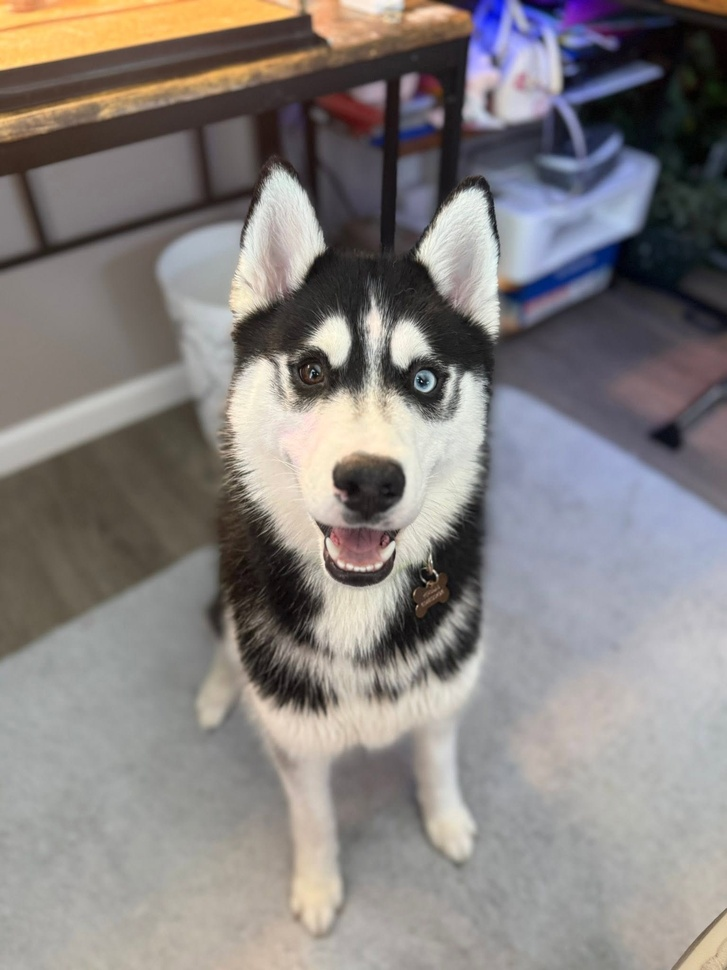
#> input picture Image_Classification/images/apollo.jpg, 727 x 970 px, shrunk from 1536 x 2048 before the run
$ python new_filter.py
#> lines starting #> are read from the running program, lines starting #| are printed output that depends on the picture
#> the answer given: images/apollo.jpg
"""Hologram filter.

Part 2 of the AIE image classification project. Starts from the course's
basic blur filter and turns it into a projected-hologram look: a cyan cast,
horizontal scanlines, a slight red/blue channel offset, a soft glow, and a
little noise, like a figure projected in a dark room.

Usage: run the file, then type an image filename at the prompt. The result
is saved as <name>_hologram.png next to the input. The knobs at the top are
the parameters to adjust.
"""
import os

import numpy as np
from PIL import Image, ImageEnhance, ImageFilter

# Tuning knobs
TINT = (90, 220, 255)      # cyan the image is pushed toward (R, G, B)
TINT_STRENGTH = 0.45       # 0 = original colors, 1 = pure tint
SCANLINE_PERIOD = 4        # every Nth row is darkened
SCANLINE_DARKNESS = 0.55   # 0 = black lines, 1 = invisible
CHANNEL_SHIFT = 3          # pixels of red/blue misalignment
GLOW_RADIUS = 6            # blur radius of the glow layer
GLOW_STRENGTH = 0.35       # how much glow is added back
NOISE = 12                 # amplitude of grain, 0 to disable


def apply_hologram_filter(image_path, output_path):
#> called with image_path = 'images/apollo.jpg', output_path = 'images/apollo_hologram.png'
    try:
        img = Image.open(image_path).convert("RGB")
#> img is the input picture: PIL image 727x970 RGB; mean R, G, B 134.2, 129.3, 127.6
        img = ImageEnhance.Contrast(img).enhance(1.25)
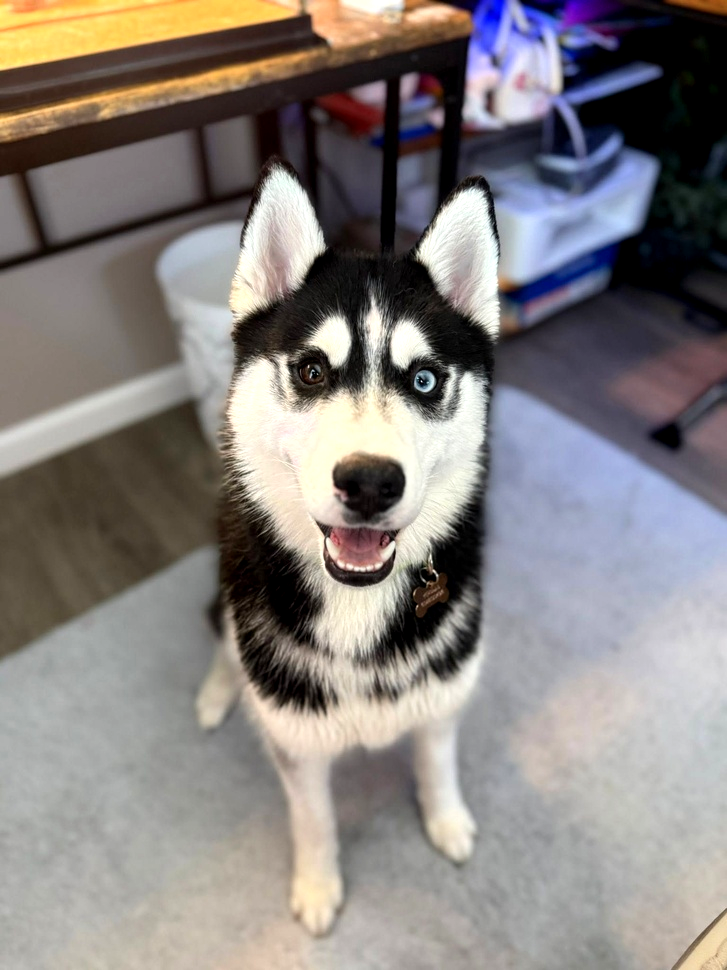
#> img: PIL image 727x970 RGB; mean R, G, B 134.3, 128.9, 126.8

        # 1. Cyan tint: blend each pixel toward the tint color.
        arr = np.asarray(img).astype(np.float32)
        tint = np.array(TINT, dtype=np.float32)
        arr = arr * (1 - TINT_STRENGTH) + tint * (arr.mean(axis=2, keepdims=True) / 255.0) * TINT_STRENGTH

        # 2. Channel offset: shift red left and blue right, like a projector
        #    that is slightly out of register.
        r, g, b = arr[..., 0], arr[..., 1], arr[..., 2]
        r = np.roll(r, -CHANNEL_SHIFT, axis=1)
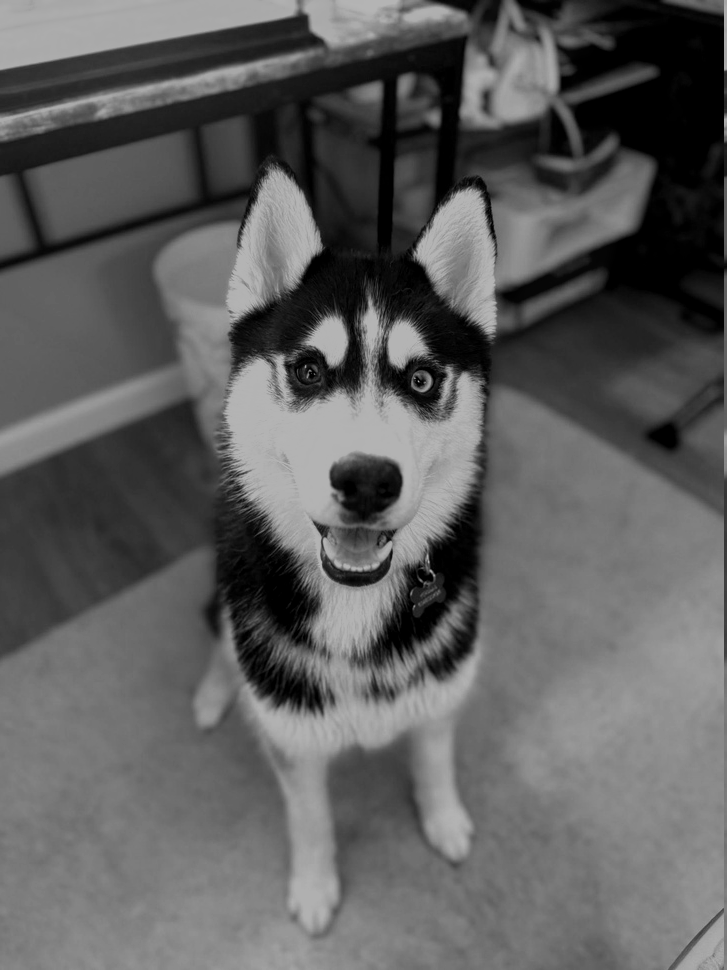
#> r: shape (970, 727) float32; min 0, max 180.8, mean 94.5
        b = np.roll(b, CHANNEL_SHIFT, axis=1)
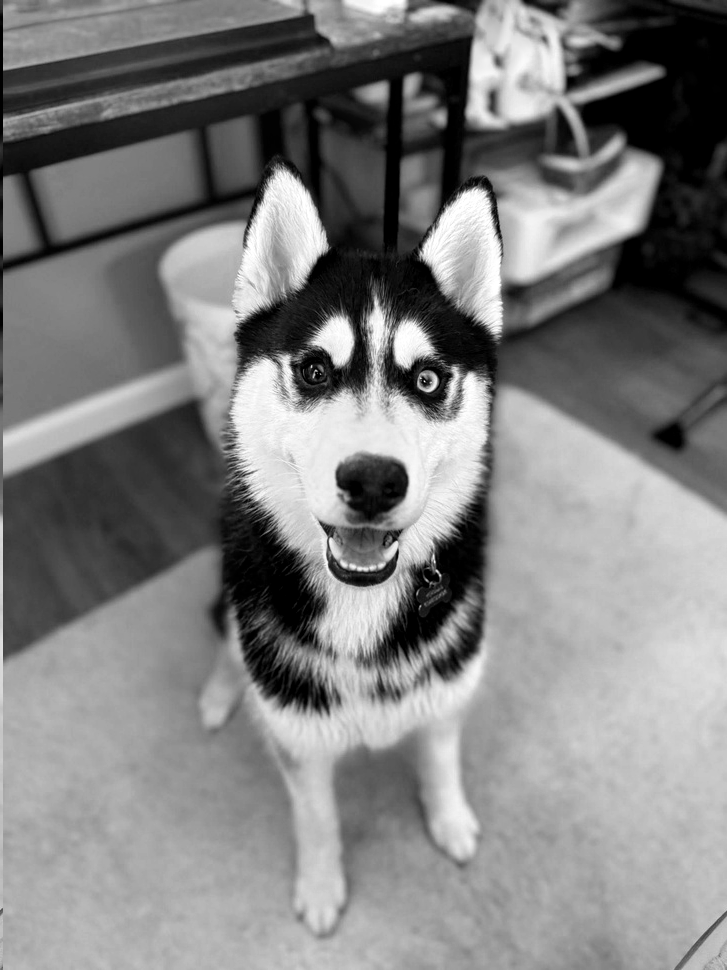
#> b: shape (970, 727) float32; min 0, max 255, mean 128.2
        arr = np.stack([r, g, b], axis=2)

        # 3. Scanlines: darken every Nth row.
        arr[::SCANLINE_PERIOD, :, :] *= SCANLINE_DARKNESS

        # 4. Grain: small random noise so the projection looks alive.
        if NOISE:
            rng = np.random.default_rng(7)
            arr += rng.normal(0, NOISE, arr.shape)
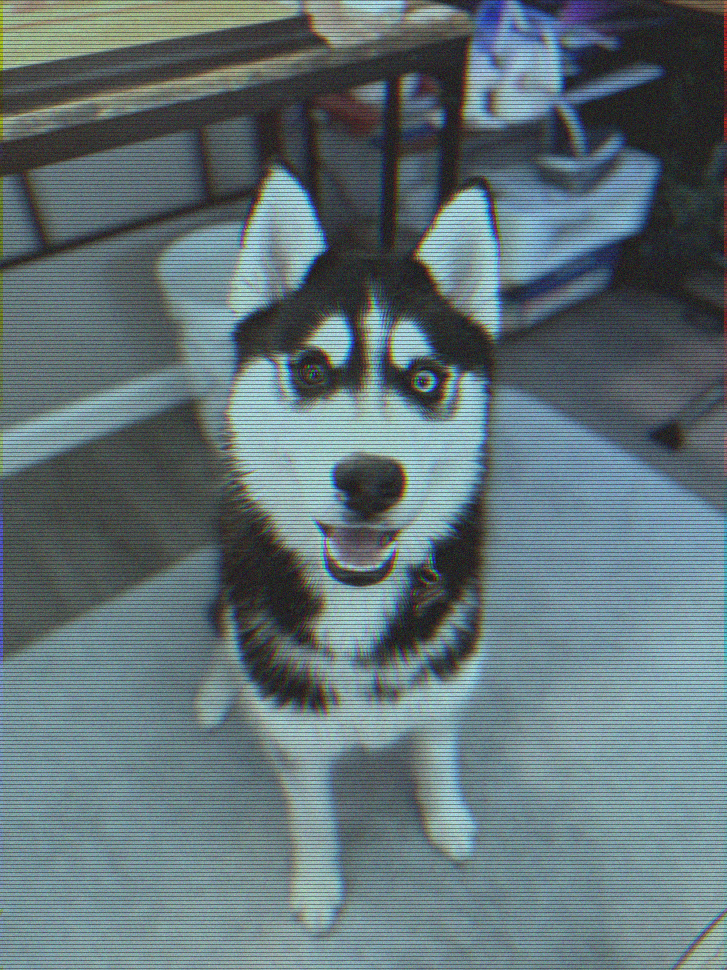
#> arr: shape (970, 727, 3) float32; mean of channels 0, 1, 2 83.8, 107.7, 113.8; drawn with min black and max white

        arr = np.clip(arr, 0, 255).astype(np.uint8)
        holo = Image.fromarray(arr)

        # 5. Glow: blur a copy and screen it back over the image.
        glow = holo.filter(ImageFilter.GaussianBlur(radius=GLOW_RADIUS))
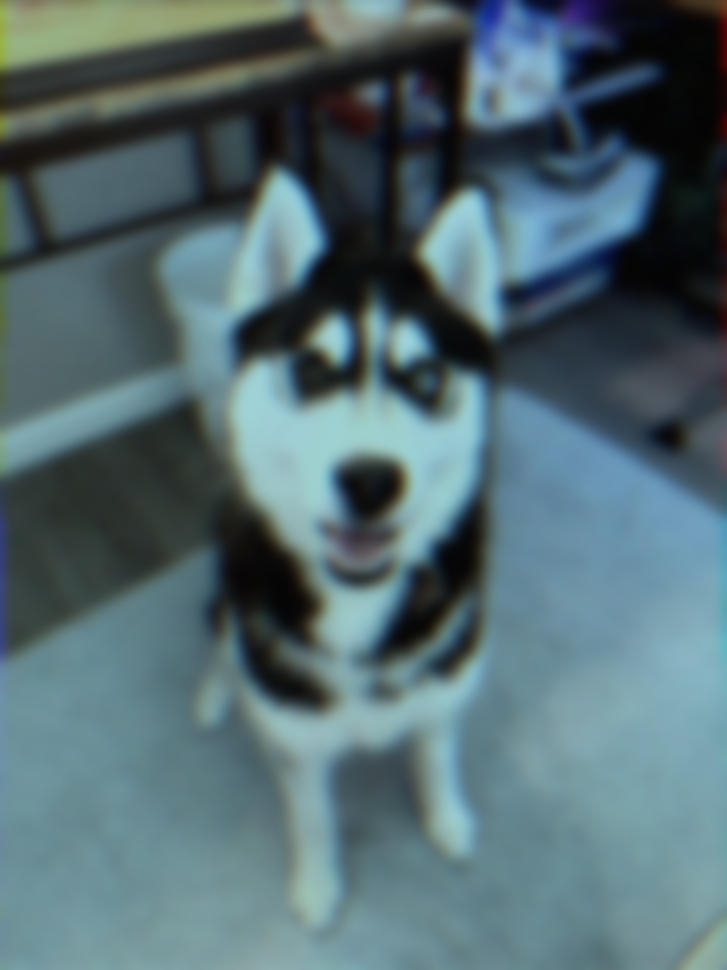
#> glow: PIL image 727x970 RGB; mean R, G, B 83.7, 107.5, 113.5
        holo = Image.blend(holo, Image.fromarray(
            np.clip(np.asarray(holo).astype(np.float32) + np.asarray(glow).astype(np.float32) * GLOW_STRENGTH, 0, 255).astype(np.uint8)
        ), 0.8)
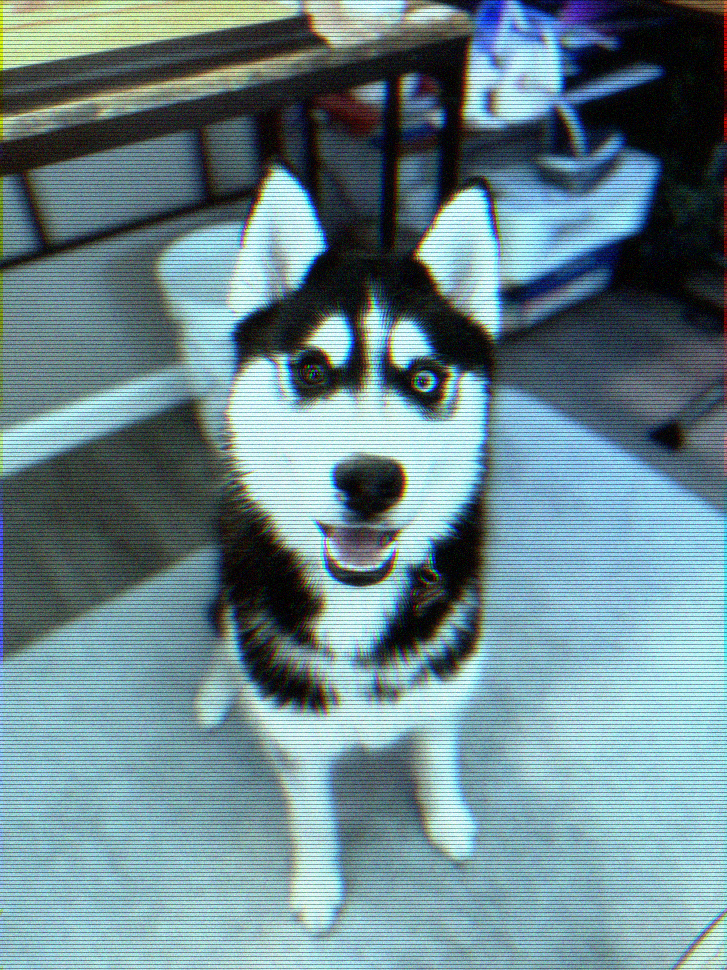
#> holo: PIL image 727x970 RGB; mean R, G, B 106.3, 135.1, 141.9

        holo.save(output_path)
        print(f"Processed image saved as '{output_path}'.")
    except Exception as e:
        print(f"Error processing image: {e}")


if __name__ == "__main__":
    print("Hologram Filter (type 'exit' to quit)\n")
    while True:
#> (the run stopped early here; a loop or call above may not have finished)
